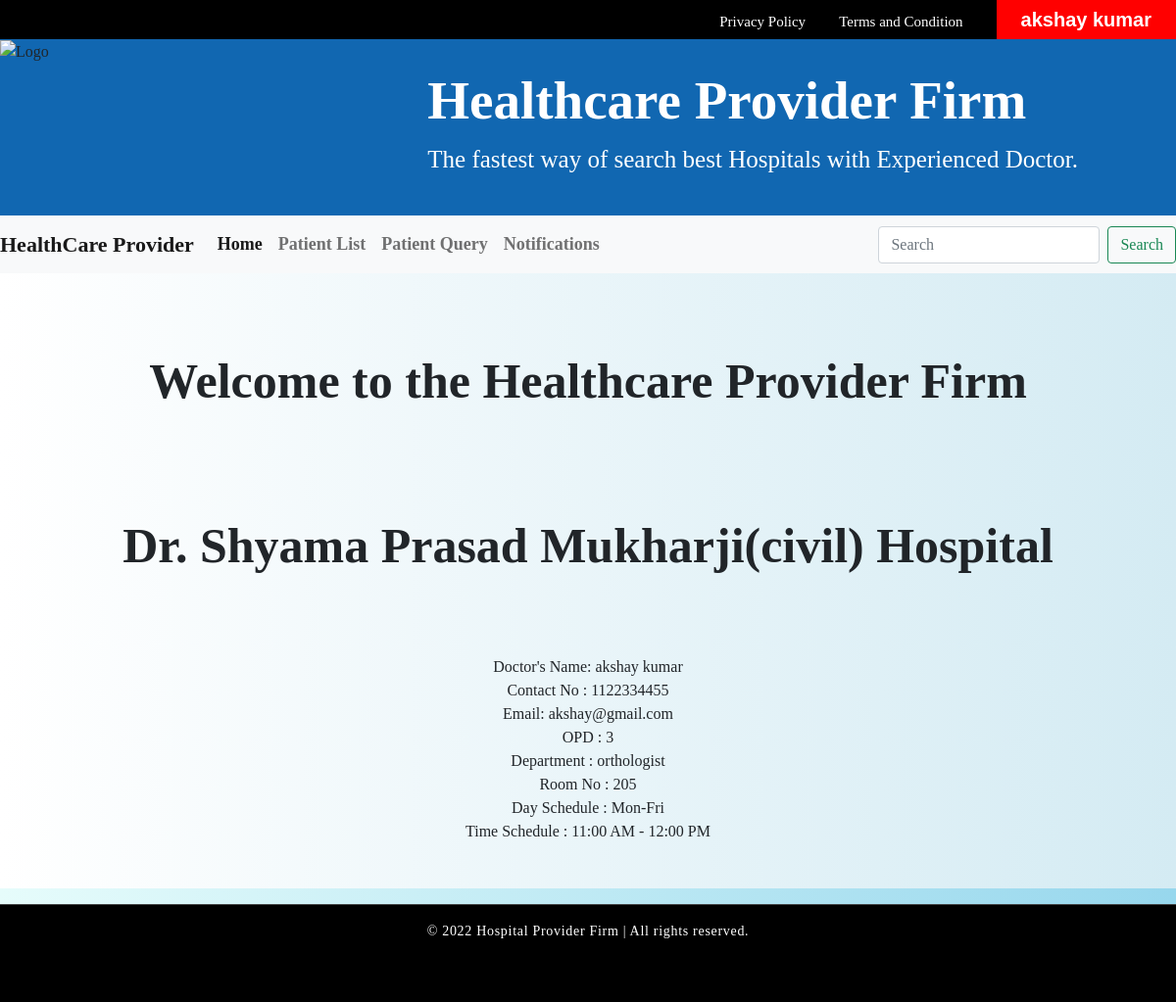
Screenshot of /Hospitals page/dashboard.php (signed in) with the database file from the repository.
### tables this page shows
CREATE TABLE `doctors_record` (
  `id` int(4) NOT NULL,
  `doctor_name` varchar(30) NOT NULL,
  `doctor_email` varchar(50) NOT NULL,
  `hospital_name` varchar(60) NOT NULL,
  `department` varchar(50) NOT NULL,
  `OPD` int(2) NOT NULL,
  `room_no` int(4) NOT NULL,
  `day_schedule` varchar(50) NOT NULL,
  `time_schedule` varchar(50) NOT NULL,
  `contact_no` varchar(11) NOT NULL
);

### Hospitals page/dashboard.php (the view, shortened to what this page needs)
<?php
include '../dbconfig.php';
?>
<!DOCTYPE html>
<html lang="en">
<head>
    <link href="https://cdn.jsdelivr.net/npm/bootstrap@5.0.2/dist/css/bootstrap.min.css" rel="stylesheet">
</head>
    <body>
        <section id="header">
            <a href="legal/privacy.html">Privacy Policy</a>
            <a href="legal/tnc.html">Terms and Condition</a>
            <?php if (!isset($_SESSION['username'])) { ?>
                <div id="dropdown">
                    <button>LOGIN</button>
                    <div id="dropdown-content">
                        <a href="../UI Development/Authpentication/login.php">Log into Existing Account</a>
                        <a href="../UI Development/Authpentication/register.php">Create a new Account</a>
                    </div>
                </div>
            <?php } else { ?>
                <div id="dropdown">
                    <button><?php echo $_SESSION['username'] ?></button>
                </div>
            <?php }
            ?>
        </section>
        <section id="logo">
            <div class="left-align">
                <img src="../../healthcare provider firm/assets/logo/logo1.gif" alt="Logo" height="180px" width="220px" />
            </div>
            <div class="right-align">
                <h1>
                    <marquee>Healthcare Provider Firm</marquee>
                </h1>
                <marquee>
                    <p>The fastest way of search best Hospitals with Experienced Doctor.</p>
                </marquee>
            </div>
        </section>
        <section id="menu">
            <nav class="navbar navbar-expand-lg navbar-light bg-light" style="background-color:#e3fcfc;">
                <a class="navbar-brand" style="font-weight:bold; font-size:22px;" href="../index.php">HealthCare Provider</a>
                <div class="collapse navbar-collapse" id="navbarScroll">
                <?php
                    $sql_query="select * from login_data where email= '".$_SESSION['useremail']."'";
                    $result = mysqli_query($conn,$sql_query);
                    while($row = mysqli_fetch_array($result))
                    {
                        if($row['type']=='patient')
                        {
                ?>
                        <ul class="navbar-nav me-auto my-2 my-lg-0 navbar-nav-scroll" style="--bs-scroll-height: 100px;">
                        <li class="nav-item">
                            <a class="nav-link active" style="font-weight:bold; font-size:18px;" aria-current="page" href="dashboard.php">Home</a>
                        </li>
                        <li class="nav-item">
                            <a class="nav-link" style="font-weight:bold; font-size:18px;" href="../labs.php">Tests</a>
                        </li>
                        <li class="nav-item">
                            <a class="nav-link" style="font-weight:bold; font-size:18px;" href="../Hospitals page/patient/report.php">Report</a>
                        </li>
                        <li class="nav-item">
                            <a class="nav-link" style="font-weight:bold; font-size:18px;" href="../Hospitals page/patient/doctor_chat.php">Consult with your Doctor</a>
                        </li>
                        <li class="nav-item">
                            <a class="nav-link" style="font-weight:bold; font-size:18px;" href="../Hospitals page/patient/overall_billing.php">Overall Billing</a>
                        </li>
                    </ul>
                    <form class="d-flex">
                        <input class="form-control me-2" type="search" placeholder="Search" aria-label="Search">
                        <button class="btn btn-outline-success" type="submit">Search</button>
                    </form>
                <?php
                        }
                    elseif($row['type']=='doctor')
                    {
                ?>
                    <ul class="navbar-nav me-auto my-2 my-lg-0 navbar-nav-scroll" style="--bs-scroll-height: 100px;">
                        <li class="nav-item">
                            <a class="nav-link active" style="font-weight:bold; font-size:18px;" aria-current="page" href="dashboard.php">Home</a>
                        </li>
                        <li class="nav-item">
                            <a class="nav-link" style="font-weight:bold; font-size:18px;" href="../Hospitals page/doctor/patient_list.php">Patient List</a>
                        </li>
                        <li class="nav-item">
                            <a class="nav-link" style="font-weight:bold; font-size:18px;" href="../Hospitals page/doctor/patient_query.php">Patient Query</a>
                        </li>
                        <li class="nav-item">
                            <a class="nav-link" style="font-weight:bold; font-size:18px;" href="../Hospitals page/doctor/notification.php">Notifications</a>
                        </li>
                    </ul>
                    <form class="d-flex">
                        <input class="form-control me-2" type="search" placeholder="Search" aria-label="Search">
                        <button class="btn btn-outline-success" type="submit">Search</button>
                    </form>
                <?php
                }
                    else
                    {
                        echo 'Technical error Found';
                    }
                    }
                ?>
                </div>
            </nav>
        </section>
        <section id="web-content">
            <div class="container-fluid">
                <center>
                    <h1 style="font-weight: bold;font-size:50px;padding-top:50px;padding-bottom:50px">Welcome to the Healthcare Provider Firm</h1>
                </center>
                    <?php
                        $sql_query="select * from login_data where email= '".$_SESSION['useremail']."'";
                        $result = mysqli_query($conn,$sql_query);
                        while($row = mysqli_fetch_array($result))
                    {
                        if(($row['type']=='doctor'))
                        {
                            $sql_query="select * from doctors_record where doctor_email= '".$_SESSION['useremail']."'";
                            $result = mysqli_query($conn, $sql_query);
                            while ($row = mysqli_fetch_array($result)) {
                    ?>
                            <center>
                                <h1 style="font-weight: bold;font-size:50px;padding-top:50px;padding-bottom:50px"><?php echo $row['hospital_name']; ?></h1>
                            </center>
                            <center>
                                <div id="right-align">
                                    <p><?php echo "<br>Doctor's Name: ",$row['doctor_name'],"<br>Contact No : ",$row['contact_no'],"<br>Email: ",$row['doctor_email'] ,"<br>OPD : ",$row['OPD'],"<br>Department : ",$row['department'],"<br>Room No : ",$row['room_no'],"<br>Day Schedule : ",$row['day_schedule'],"<br>Time Schedule : ",$row['time_schedule'] ?></p>
                                </div>
                            </center>
                    <?php
                        }
                        }
                        else
                        {
                            echo "some technical error found";
                        }
                    }
                    ?>
                </div>
        </section>
        <section id="footer" style="background-color:black;height:100px">
            <div class="footer-down" style="height:55px">
                <div class="footer-line">
                    <hr>
                </div>
                <div class="footer-copyright">
                    © 2022 Hospital Provider Firm | All rights reserved.
                </div>
            </div>
        </section>
    </body>
</html>

### Hospitals page/dashboard.php (style rules this page uses)
* { font-family: Cambria, Cochin, Georgia, Times, 'Times New Roman', serif; margin: 0; padding: 0; }
body { background: rgb(0, 205, 246); background: linear-gradient(90deg, rgba(0, 205, 246, 1) 0%, rgba(255, 255, 255, 1) 0%, rgba(230, 252, 251, 1) 0%, rgba(151, 215, 237, 1) 100%) }
#header { background-color: black; text-align: right; }
#header>a { color: white; text-decoration: none; font-size: 15px; margin-right: 30px; }
#dropdown { display: inline-block; position: relative; }
#dropdown button { border: none; background-color: red; color: white; font-size: 20px; padding: 5px 25px; font-weight: bold; font-family: Arial, Helvetica, sans-serif; }
#logo { height: 180px; display: flex; white-space: nowrap; justify-content: space-between; background-color: #1167b1; }
.left-align { padding: 0px; }
.right-align { margin-right: 100px; }
.right-align>h1 { color: white; margin-top: 30px; font-size: 55px; font-weight: bold; }
.right-align p { color: white; font-size: 25px; }
#web-content { padding: 30px; font-family: Georgia, 'Times New Roman', Times, serif; background: rgb(0, 212, 255); background: linear-gradient(90deg, rgba(0, 212, 255, 1) 0%, rgba(255, 255, 255, 1) 0%, rgba(212, 235, 243, 1) 100%, rgba(255, 255, 255, 1) 100%); }
.footer-down { background-color: black; }
.footer-line { background-color: black; color: white; }
.footer-copyright { display: flex; flex-direction: column; font-weight: 400; font-size: 14px; margin-top: 15px; text-align: center; letter-spacing: .05em; background-color: black; color: white; }

### rows the page displays
doctors_record: hospital_name "Dr. Shyama Prasad Mukharji(civil) Hospital", doctor_name "akshay kumar", contact_no "1122334455", doctor_email "akshay@gmail.com", OPD "3", department "orthologist", room_no "205", day_schedule "Mon-Fri", time_schedule "11:00 AM - 12:00 PM"

### other values shown
$_SESSION['username'] "akshay kumar"
